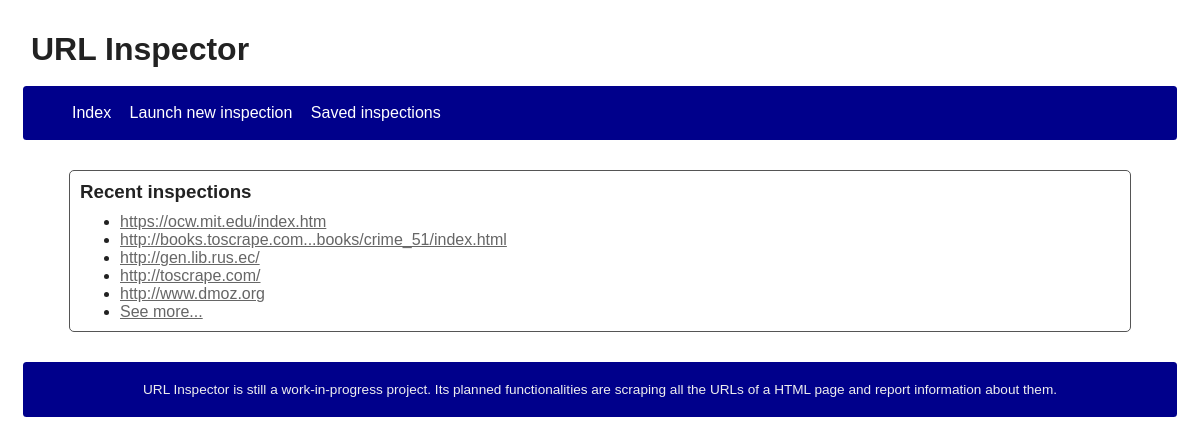
Before: / with the older database file.
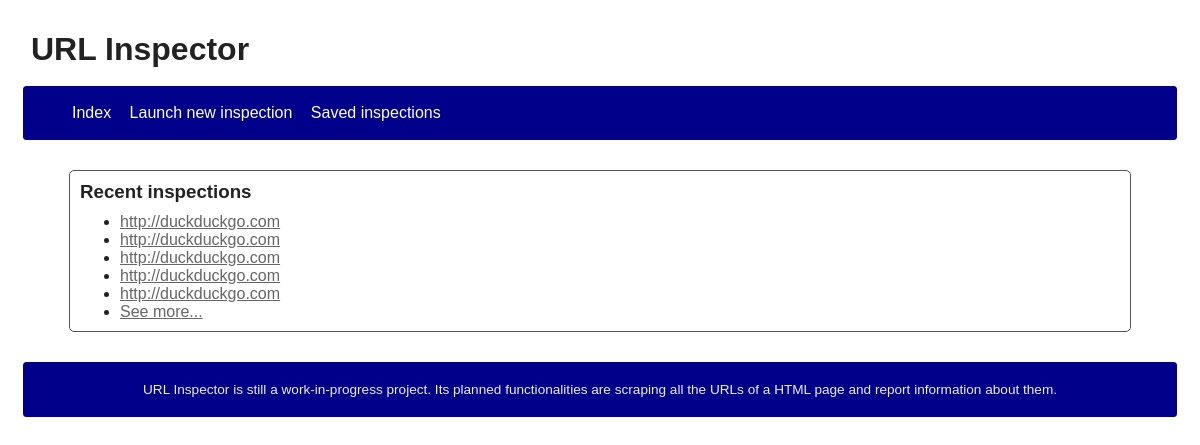
After: the same page with the newer database file.
### URLInspectorApp/models.py (models this page shows, shortened)
class Extraction(models.Model):
    STARTED = "started"
    TERMINATED = "terminated"
    CANCELLED = "cancelled"
    choices_status = (
        (STARTED, "Started"),
        (TERMINATED, "Terminated"),
        (CANCELLED, "Cancelled"),
    )
    url = models.URLField()
    start_date = models.DateTimeField(default=timezone.now)
    status = models.CharField(
        max_length=16,
        choices=choices_status,
        default=STARTED
    )

### URLInspectorApp/views.py (the view)
# urls.py: url(r"^$", views.IndexView.as_view(), name="index"),
class IndexView(ListView):
    template_name = "url_inspector/index.html"
    context_object_name = "extractions"
    def get_queryset(self):
        limit = 5
        return Extraction.objects.all().order_by("-start_date")[:limit]
    def get_context_data(self, **kwargs):
        super_context = super(IndexView, self).get_context_data(**kwargs)
        context = global_context.copy()
        context.update(super_context)
        context["extractions_count"] = Extraction.objects.count()
        return context

### URLInspectorApp/templatetags/ui_utils.py (called while the page is built)
@register.filter()
@stringfilter
def truncate_chars_middle(text, limit, sep="..."):
    if not text or limit < 0:
        return ""
    length = len(text)
    if length < limit:
        return text
    else:
        first_half = ceil(limit / 2)
        second_half = length - floor(limit / 2)
        return text[:first_half] + sep + text[second_half:]

### URLInspectorApp/templates/url_inspector/index.html
{% extends "url_inspector/base.html" %}
{% load ui_utils %}
{% block content %}
    <h3>Recent inspections</h3>
    {% if extractions %}
        <ul>
            {% for e in extractions %}
                <li>
                    <a
                            href="{% url 'url_inspector:inspection' e.id %}"
                            {% if e.url|length > length_url_max %} title="{{ e.url }}" {% endif %}
                    >
                        {{ e.url|truncate_chars_middle:length_url_max }}
                    </a>
                </li>
            {% endfor %}
            {% if extractions|length < extractions_count %}
                <li>
                    <a href="{% url 'url_inspector:inspections_saved' %}">See more...</a>
                </li>
            {% endif %}
        </ul>
    {% else %}
        <p>No recent inspections to display.</p>
    {% endif %}
{% endblock %}

Changed rows visible on the page:
no longer on this page (row unchanged): Extraction: url "https://ocw.mit.edu/index.htm"
no longer on this page (row unchanged): Extraction: url "http://books.toscrape.com...books/crime_51/index.html"
no longer on this page (row unchanged): Extraction: url "http://gen.lib.rus.ec/"
no longer on this page (row unchanged): Extraction: url "http://toscrape.com/"
no longer on this page (row unchanged): Extraction: url "http://www.dmoz.org"
added Extraction: url "http://duckduckgo.com"
added Extraction: url "http://duckduckgo.com"
added Extraction: url "http://duckduckgo.com"
added Extraction: url "http://duckduckgo.com"
added Extraction: url "http://duckduckgo.com"
